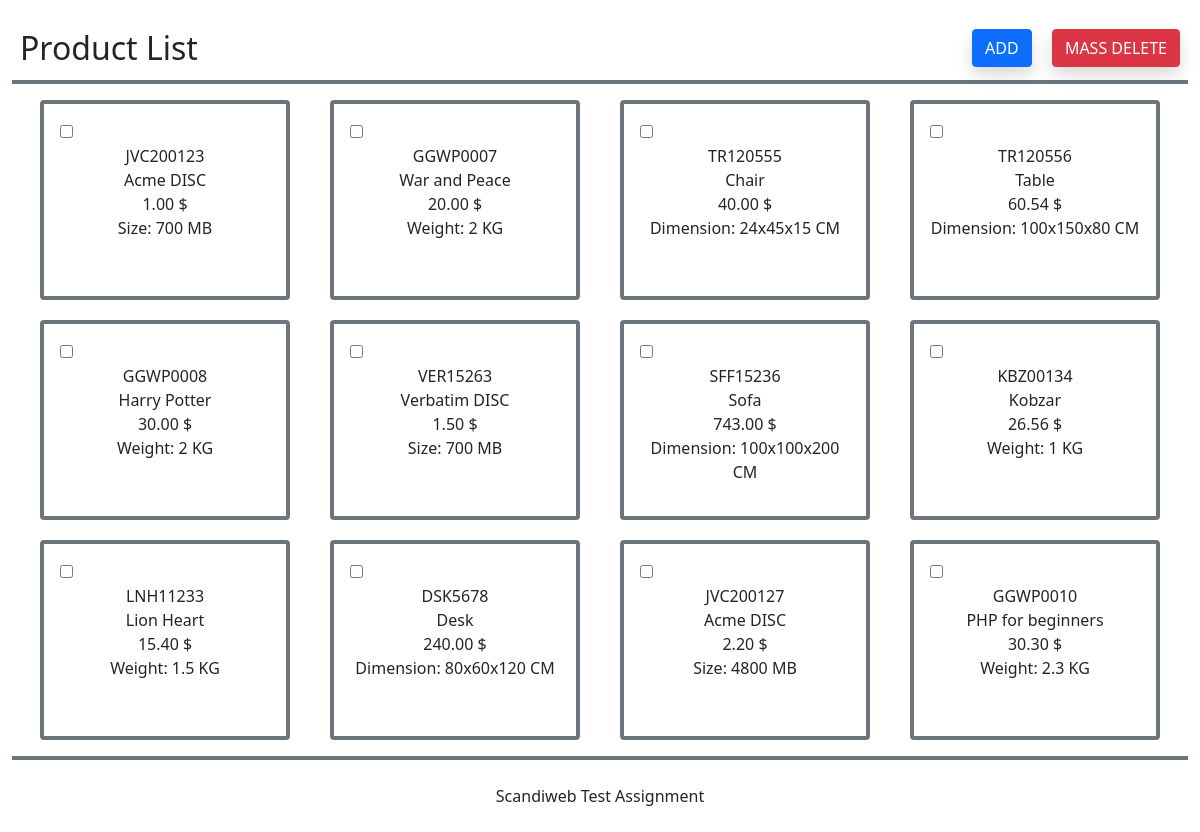
The page / on the database its author committed.
### tables this page shows
CREATE TABLE `products` (
  `id` int NOT NULL,
  `sku` varchar(20) NOT NULL,
  `name` varchar(30) NOT NULL,
  `price` float NOT NULL,
  `category_id` tinyint NOT NULL
);

CREATE TABLE `categories` (
  `id` tinyint NOT NULL,
  `name` varchar(30) NOT NULL,
  `main_attribute_id` int NOT NULL
);

CREATE TABLE `attributes` (
  `id` int NOT NULL,
  `name` varchar(20) NOT NULL,
  `unit` varchar(10) DEFAULT NULL
);

CREATE TABLE `products_attributes` (
  `id` int NOT NULL,
  `product_id` int NOT NULL,
  `attribute_id` int NOT NULL,
  `value` varchar(20) NOT NULL
);

### core/Controller.php (called while the page is built, shortened)
<?php
abstract class Controller
{
    protected function render(string $view, array $params, int $code = 200): void
    {
        (new View($view, $params, $code))->renderHtml();
    }
}

### project/controllers/ProductController.php (called while the page is built, shortened)
<?php
class ProductController extends Controller
{
    public function showAll(): void
    {
        $products = Product::findAll();
        $this->render('product/showAll', [
            'layout' => 'mainLayout',
            'title' => 'All products',
            'products' => $products
        ]);
    }
}

### core/Dispatcher.php (called while the page is built, shortened)
<?php
class Dispatcher
{
    public static function runController(Track $track): void
    {
        $action = $track->getAction();
        $params = $track->getParams();
        (new $fullControllerName())->$action(...$params);
    }
}

### index.php (called while the page is built, shortened)
<?php
try {
    spl_autoload_register(function ($class) {
        preg_match('#(.+)\\\\(.+)$#', $class, $match);
        $nameSpace = str_replace('\\', DIRECTORY_SEPARATOR, strtolower($match[1]));
        $className = $match[2];
        $path = $_SERVER['DOCUMENT_ROOT'] . DIRECTORY_SEPARATOR . $nameSpace .
            DIRECTORY_SEPARATOR . $className . '.php';
    });
    $track = (new Router())->getTrack();
    Dispatcher::runController($track);
} catch (DbException $e) {
    $view = (new View(
        'error/error',
        [
            'layout' => 'errorLayout',
            'title' => 'Database connection error',
            'message' => $e->getMessage()
        ],
        500
    ));
    $view->renderHtml();
} catch (NotFoundException $e) {
    $view = (new View(
        'error/error',
        [
            'layout' => 'errorLayout',
            'title' => 'Page is not found',
            'message' => $e->getMessage()
        ],
        404
    ));
    $view->renderHtml();
}

### core/Model.php (called while the page is built, shortened)
<?php
abstract class Model
{
    protected int $id;
    public function getId(): int
    {
        return $this->id;
    }
    public static function findAll(): array
    {
        $db = new Database();
        return $db->query('SELECT * FROM ' . static::getTableName() . ';', [], static::class);
    }
    public static function getById(int $id): ?static
    {
        $db = new Database();
        $entities = $db->query(
            'SELECT * FROM ' . static::getTableName() . ' WHERE id=:id;',
            [':id' => $id],
            static::class
        );
        return $entities ? $entities[0] : null;
    }
    private function underscoreToCamelCase(string $source): string
    {
        return lcfirst(str_replace('_', '', ucwords($source, '_')));
    }
}

### project/models/Product.php (called while the page is built, shortened)
<?php
class Product extends Model
{
    protected string $sku;
    protected string $name;
    protected float $price;
    protected int $categoryId;
    public function getSKU(): string
    {
        return $this->sku;
    }
    public function getName(): string
    {
        return $this->name;
    }
    public function getPrice(): float
    {
        return $this->price;
    }
    public function getCategory(): Category
    {
        return Category::getById($this->categoryId);
    }
    public function getMainAttributeValue(): string
    {
        return ProductAttribute::getProductAttributeValue($this->id, $this->getCategory()->getMainAttribute()->getId());
    }
    protected static function getTableName(): string
    {
        return 'products';
    }
}

### core/Database.php (called while the page is built, shortened)
<?php
class Database
{
    private static $dbConnection;
    public function __construct()
    {
        if (!self::$dbConnection) {
            try {
                self::$dbConnection = new \PDO(
                    'mysql:host=' . DB_HOST . ';dbname=' . DB_NAME,
                    DB_USER,
                    DB_PASS
                );
                self::$dbConnection->exec('SET NAMES UTF8');
            } catch (\PDOException $e) {
                throw new DbException('Database connection error');
            }
        }
    }
    public function query(string $sql, array $params = [], string $className = 'stdClass'): ?array
    {
        $sth = self::$dbConnection->prepare($sql);
        $result = $sth->execute($params);
        return $sth->fetchAll(\PDO::FETCH_CLASS, $className);
    }
}

### project/models/Category.php (called while the page is built, shortened)
<?php
class Category extends Model
{
    protected string $mainAttributeId;
    public function getMainAttribute(): Attribute
    {
        return Attribute::getById($this->mainAttributeId);
    }
    protected static function getTableName(): string
    {
        return 'categories';
    }
}

### project/models/Attribute.php (called while the page is built, shortened)
<?php
class Attribute extends Model
{
    protected string $name;
    protected string $unit;
    public function getName(): string
    {
        return $this->name;
    }
    public function getUnit(): string
    {
        return $this->unit;
    }
    protected static function getTableName(): string
    {
        return 'attributes';
    }
}

### project/models/ProductAttribute.php (called while the page is built, shortened)
<?php
class ProductAttribute extends Model
{
    protected string $value;
    public function getValue(): string
    {
        return $this->value;
    }
    public static function getProductAttributeValue(int $productId, int $attributeId): ?string
    {
        $db = new Database();
        $result = $db->query(
            'SELECT * FROM ' . static::getTableName() . ' WHERE product_id = :value1 AND attribute_id = :value2;',
            [
                ':value1' => $productId,
                ':value2' => $attributeId
            ],
            static::class
        );
        return $result[0]->getValue() ?? null;
    }
    protected static function getTableName(): string
    {
        return 'products_attributes';
    }
}

### project/views/product/showAll.php (the view, shortened to what this page needs)
    <header class="d-sm-flex justify-content-between align-items-center px-2 pt-4 pb-2 border-bottom border-4
    border-secondary">
        <div class="fs-2">Product List</div>
        <div>
            <a href="/add-product" class="btn btn-primary me-3 shadow">ADD</a>
            <button type="submit" form="productsForm" class="btn btn-danger shadow">MASS DELETE</button>
        </div>
    </header>
<?php $headerBlock = ob_get_clean(); ?>
    <main class="flex-fill">
        <form action="/product/delete" method="POST" id="productsForm" class="px-2 py-3 grid-container">
            <?php foreach ($products as $product) : ?>
                <div class="product border border-4 border-secondary rounded p-3">
                    <input type="checkbox" class="delete-checkbox" name="id_array[]" value="<?= $product->getId() ?>">
                    <div class="text-center"><?= $product->getSKU() ?></div>
                    <div class="text-center"><?= $product->getName() ?></div>
                    <div class="text-center"><?= number_format($product->getPrice(), 2) ?> $</div>
                    <div class="text-center">
                        <?= $product->getCategory()->getMainAttribute()->getName() ?>:
                        <?= $product->getMainAttributeValue() ?>
                        <?= $product->getCategory()->getMainAttribute()->getUnit() ?>
                    </div>
                </div>
            <?php endforeach; ?>
        </form>
    </main>
<?php $contentBlock = ob_get_clean(); ?>
<?php require $_SERVER['DOCUMENT_ROOT'] . "/project/layouts/$layout.php"; ?>

### project/layouts/mainLayout.php (shortened to what this page needs)
<!DOCTYPE html>
<html lang="en">
    <head>
        <link href="https://cdn.jsdelivr.net/npm/bootstrap@5.1.3/dist/css/bootstrap.min.css"
              rel="stylesheet"
>
        <link href="/project/public/css/style.css" rel="stylesheet">
    </head>
    <body>
        <div class="container-fluid min-vh-100 d-flex flex-column">
            <?= $headerBlock ?>
            <?= $contentBlock ?>
            <footer class="p-4 text-center border-top border-4 border-secondary">Scandiweb Test Assignment</footer>
        </div>
    </body>
</html>

### core/View.php (shortened to what this page needs)
<?php
class View
{
    private string $view;
    public function __construct($view, $params, $code)
    {
        $this->view = $view;
    }
    public function renderHtml(): void
    {
        include $_SERVER['DOCUMENT_ROOT'] . "/project/views/$this->view.php";
        $buffer = ob_get_clean();
        echo $buffer;
    }
}

### project/public/css/style.css (style rules this page uses)
* { box-sizing: border-box; }
.grid-container { display: grid; grid-template-rows: 200px; grid-template-columns: repeat(auto-fill, 250px); justify-content: space-evenly; grid-gap: 20px; }
.product { width: 250px; height: 200px; overflow: hidden; }

### rows shown on the page
products: sku "JVC200123", name "Acme DISC", price "1.00", category.name "Size", $product->getMainAttributeValue() "700", category.unit "MB"
products: sku "GGWP0007", name "War and Peace", price "20.00", category.name "Weight", category "2", category.unit "KG"
products: sku "TR120555", name "Chair", price "40.00", category.name "Dimension", $product->getMainAttributeValue() "24x45x15", category.unit "CM"
products: sku "TR120556", name "Table", price "60.54", category.name "Dimension", $product->getMainAttributeValue() "100x150x80", category.unit "CM"
products: sku "GGWP0008", name "Harry Potter", price "30.00", category.name "Weight", category "2", category.unit "KG"
products: sku "VER15263", name "Verbatim DISC", price "1.50", category.name "Size", $product->getMainAttributeValue() "700", category.unit "MB"
products: sku "SFF15236", name "Sofa", price "743.00", category.name "Dimension", $product->getMainAttributeValue() "100x100x200", category.unit "CM"
products: sku "KBZ00134", name "Kobzar", price "26.56", category.name "Weight", $product->getMainAttributeValue() "1", category.unit "KG"
products: sku "LNH11233", name "Lion Heart", price "15.40", category.name "Weight", $product->getMainAttributeValue() "1.5", category.unit "KG"
products: sku "DSK5678", name "Desk", price "240.00", category.name "Dimension", $product->getMainAttributeValue() "80x60x120", category.unit "CM"
products: sku "JVC200127", name "Acme DISC", price "2.20", category.name "Size", $product->getMainAttributeValue() "4800", category.unit "MB"
products: sku "GGWP0010", name "PHP for beginners", price "30.30", category.name "Weight", $product->getMainAttributeValue() "2.3", category.unit "KG"
